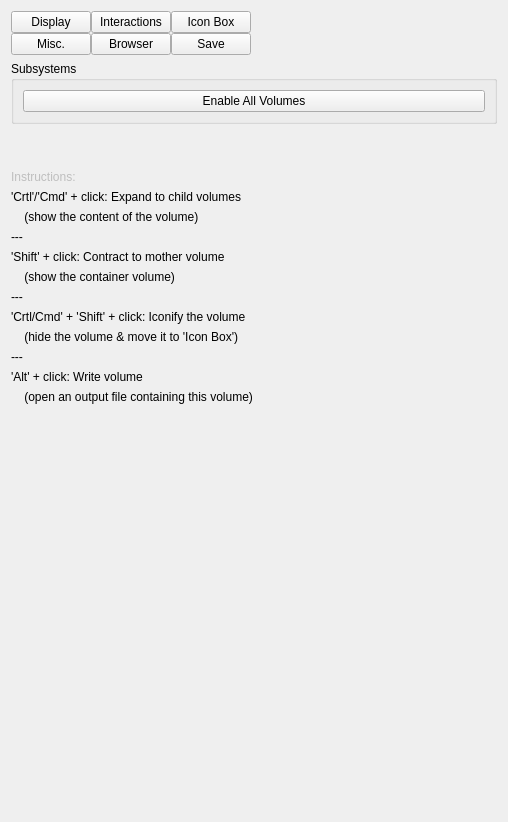
<?xml version="1.0" encoding="UTF-8"?>
<ui version="4.0">
 <class>GeometrySystemControllerForm</class>
 <widget class="QWidget" name="GeometrySystemControllerForm">
  <property name="geometry">
   <rect>
    <x>0</x>
    <y>0</y>
    <width>508</width>
    <height>822</height>
   </rect>
  </property>
  <property name="sizePolicy">
   <sizepolicy hsizetype="Expanding" vsizetype="Expanding">
    <horstretch>0</horstretch>
    <verstretch>0</verstretch>
   </sizepolicy>
  </property>
  <property name="windowTitle">
   <string>Form</string>
  </property>
  <layout class="QVBoxLayout" name="verticalLayout_2">
   <item>
    <layout class="QHBoxLayout" name="horizontalLayout_2">
     <property name="spacing">
      <number>0</number>
     </property>
     <item>
      <widget class="QWidget" name="widget_settingsButtonsPlaceholder" native="true">
       <property name="sizePolicy">
        <sizepolicy hsizetype="Fixed" vsizetype="Fixed">
         <horstretch>0</horstretch>
         <verstretch>0</verstretch>
        </sizepolicy>
       </property>
       <layout class="QGridLayout" name="_19">
        <property name="leftMargin">
         <number>0</number>
        </property>
        <property name="topMargin">
         <number>0</number>
        </property>
        <property name="rightMargin">
         <number>0</number>
        </property>
        <property name="bottomMargin">
         <number>0</number>
        </property>
        <property name="spacing">
         <number>0</number>
        </property>
        <item row="0" column="0">
         <widget class="QPushButton" name="pushButton_settings_display">
          <property name="toolTip">
           <string>Configure overall display options such as phi-sector cutaways and transparency</string>
          </property>
          <property name="text">
           <string>Display</string>
          </property>
         </widget>
        </item>
        <item row="0" column="1">
         <widget class="QPushButton" name="pushButton_settings_interactions">
          <property name="toolTip">
           <string>Configure what happens when a geometry volume is clicked</string>
          </property>
          <property name="text">
           <string>Interactions</string>
          </property>
         </widget>
        </item>
        <item row="0" column="2">
         <widget class="QPushButton" name="pushButton_settings_iconisedvols">
          <property name="toolTip">
           <string>Show a list of iconised/zapped volumes and possible restore them.</string>
          </property>
          <property name="text">
           <string>Icon Box</string>
          </property>
         </widget>
        </item>
        <item row="1" column="0">
         <widget class="QPushButton" name="pushButton_settings_misc">
          <property name="toolTip">
           <string>Miscellaneous controls such as automatic actions on multiple volumes, or editing the colour of the last volume clicked.</string>
          </property>
          <property name="text">
           <string>Misc.</string>
          </property>
         </widget>
        </item>
        <item row="1" column="1">
         <widget class="QPushButton" name="pushButton_settings_treebrowser">
          <property name="toolTip">
           <string>Browse the detector volume in a tree-view.</string>
          </property>
          <property name="text">
           <string>Browser</string>
          </property>
         </widget>
        </item>
        <item row="1" column="2">
         <widget class="QPushButton" name="pushButton_settings_persistify">
          <property name="toolTip">
           <string>Save enabled systems to output file.</string>
          </property>
          <property name="text">
           <string>Save</string>
          </property>
         </widget>
        </item>
       </layout>
      </widget>
     </item>
     <item>
      <spacer name="horizontalSpacer">
       <property name="orientation">
        <enum>Qt::Horizontal</enum>
       </property>
       <property name="sizeHint" stdset="0">
        <size>
         <width>8</width>
         <height>20</height>
        </size>
       </property>
      </spacer>
     </item>
    </layout>
   </item>
   <item>
    <widget class="QGroupBox" name="groupBox_Subsystems">
     <property name="title">
      <string>Subsystems</string>
     </property>
     <layout class="QVBoxLayout" name="verticalLayout_3">
      <item>
       <widget class="QPushButton" name="pushButton_enableAllSubsystems">
        <property name="toolTip">
         <string>Enable the display of all available subsystems</string>
        </property>
        <property name="text">
         <string>Enable All Volumes</string>
        </property>
       </widget>
      </item>
     </layout>
    </widget>
   </item>
   <item>
    <widget class="QLabel" name="label_14">
     <property name="text">
      <string/>
     </property>
    </widget>
   </item>
   <item>
    <spacer name="horizontalSpacer_2">
     <property name="orientation">
      <enum>Qt::Horizontal</enum>
     </property>
     <property name="sizeType">
      <enum>QSizePolicy::Expanding</enum>
     </property>
     <property name="sizeHint" stdset="0">
      <size>
       <width>487</width>
       <height>20</height>
      </size>
     </property>
    </spacer>
   </item>
   <item>
    <layout class="QVBoxLayout" name="verticalLayout">
     <item>
      <widget class="QLabel" name="label_12">
       <property name="enabled">
        <bool>false</bool>
       </property>
       <property name="text">
        <string>Instructions:</string>
       </property>
      </widget>
     </item>
     <item>
      <widget class="QLabel" name="label_9">
       <property name="text">
        <string>'Crtl'/'Cmd' + click: Expand to child volumes</string>
       </property>
       <property name="wordWrap">
        <bool>false</bool>
       </property>
      </widget>
     </item>
     <item>
      <widget class="QLabel" name="label_5">
       <property name="text">
        <string>    (show the content of the volume)</string>
       </property>
       <property name="wordWrap">
        <bool>false</bool>
       </property>
      </widget>
     </item>
     <item>
      <widget class="QLabel" name="label_7">
       <property name="text">
        <string>---</string>
       </property>
      </widget>
     </item>
     <item>
      <widget class="QLabel" name="label_10">
       <property name="text">
        <string>'Shift' + click: Contract to mother volume</string>
       </property>
       <property name="wordWrap">
        <bool>false</bool>
       </property>
      </widget>
     </item>
     <item>
      <widget class="QLabel" name="label_6">
       <property name="text">
        <string>    (show the container volume)</string>
       </property>
      </widget>
     </item>
     <item>
      <widget class="QLabel" name="label_8">
       <property name="text">
        <string>---</string>
       </property>
      </widget>
     </item>
     <item>
      <widget class="QLabel" name="label_11">
       <property name="text">
        <string>'Crtl/Cmd' + 'Shift' + click: Iconify the volume</string>
       </property>
      </widget>
     </item>
     <item>
      <widget class="QLabel" name="label_13">
       <property name="text">
        <string>    (hide the volume &amp; move it to 'Icon Box')</string>
       </property>
      </widget>
     </item>
     <item>
      <widget class="QLabel" name="label_15">
       <property name="text">
        <string>---</string>
       </property>
      </widget>
     </item>
     <item>
      <widget class="QLabel" name="label_16">
       <property name="text">
        <string>'Alt' + click: Write volume</string>
       </property>
      </widget>
     </item>
     <item>
      <widget class="QLabel" name="label_17">
       <property name="text">
        <string>    (open an output file containing this volume)</string>
       </property>
      </widget>
     </item>
    </layout>
   </item>
   <item>
    <spacer name="verticalSpacer">
     <property name="orientation">
      <enum>Qt::Vertical</enum>
     </property>
     <property name="sizeHint" stdset="0">
      <size>
       <width>20</width>
       <height>363</height>
      </size>
     </property>
    </spacer>
   </item>
  </layout>
 </widget>
 <resources/>
 <connections/>
</ui>
